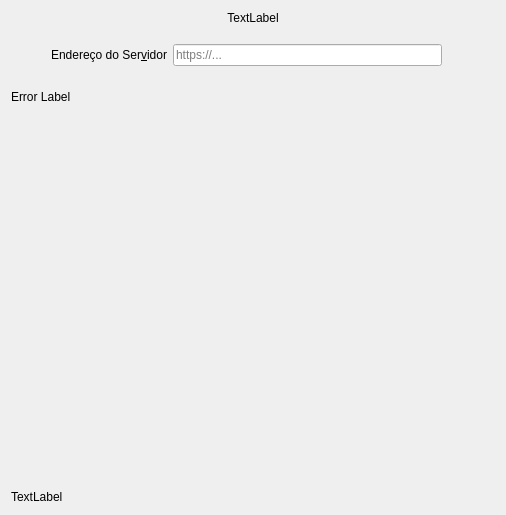
<?xml version="1.0" encoding="UTF-8"?>
<ui version="4.0">
 <class>OwncloudSetupPage</class>
 <widget class="QWidget" name="OwncloudSetupPage">
  <property name="geometry">
   <rect>
    <x>0</x>
    <y>0</y>
    <width>506</width>
    <height>515</height>
   </rect>
  </property>
  <property name="sizePolicy">
   <sizepolicy hsizetype="Preferred" vsizetype="Maximum">
    <horstretch>0</horstretch>
    <verstretch>0</verstretch>
   </sizepolicy>
  </property>
  <property name="windowTitle">
   <string>Form</string>
  </property>
  <layout class="QGridLayout" name="gridLayout">
   <item row="0" column="0">
    <widget class="QLabel" name="topLabel">
     <property name="sizePolicy">
      <sizepolicy hsizetype="Preferred" vsizetype="Fixed">
       <horstretch>0</horstretch>
       <verstretch>0</verstretch>
      </sizepolicy>
     </property>
     <property name="text">
      <string>TextLabel</string>
     </property>
     <property name="textFormat">
      <enum>Qt::RichText</enum>
     </property>
     <property name="alignment">
      <set>Qt::AlignCenter</set>
     </property>
     <property name="wordWrap">
      <bool>true</bool>
     </property>
    </widget>
   </item>
   <item row="1" column="0">
    <layout class="QHBoxLayout" name="horizontalLayout_2">
     <item>
      <spacer name="horizontalSpacer">
       <property name="orientation">
        <enum>Qt::Horizontal</enum>
       </property>
       <property name="sizeType">
        <enum>QSizePolicy::Minimum</enum>
       </property>
       <property name="sizeHint" stdset="0">
        <size>
         <width>40</width>
         <height>20</height>
        </size>
       </property>
      </spacer>
     </item>
     <item>
      <layout class="QVBoxLayout" name="verticalLayout">
       <item>
        <spacer name="verticalSpacer_2">
         <property name="orientation">
          <enum>Qt::Vertical</enum>
         </property>
         <property name="sizeType">
          <enum>QSizePolicy::Minimum</enum>
         </property>
         <property name="sizeHint" stdset="0">
          <size>
           <width>20</width>
           <height>13</height>
          </size>
         </property>
        </spacer>
       </item>
       <item>
        <layout class="QHBoxLayout" name="horizontalLayout">
         <item>
          <widget class="QLabel" name="label_2">
           <property name="text">
            <string>Endereço do Ser&amp;vidor</string>
           </property>
           <property name="buddy">
            <cstring>leUrl</cstring>
           </property>
          </widget>
         </item>
         <item>
          <widget class="OCC::PostfixLineEdit" name="leUrl">
           <property name="sizePolicy">
            <sizepolicy hsizetype="MinimumExpanding" vsizetype="Preferred">
             <horstretch>0</horstretch>
             <verstretch>0</verstretch>
            </sizepolicy>
           </property>
           <property name="placeholderText">
            <string>https://...</string>
           </property>
          </widget>
         </item>
         <item>
          <widget class="QLabel" name="urlLabel">
           <property name="text">
            <string/>
           </property>
          </widget>
         </item>
        </layout>
       </item>
       <item>
        <spacer name="verticalSpacer_3">
         <property name="orientation">
          <enum>Qt::Vertical</enum>
         </property>
         <property name="sizeType">
          <enum>QSizePolicy::Minimum</enum>
         </property>
         <property name="sizeHint" stdset="0">
          <size>
           <width>20</width>
           <height>18</height>
          </size>
         </property>
        </spacer>
       </item>
      </layout>
     </item>
     <item>
      <spacer name="horizontalSpacer_2">
       <property name="orientation">
        <enum>Qt::Horizontal</enum>
       </property>
       <property name="sizeType">
        <enum>QSizePolicy::Minimum</enum>
       </property>
       <property name="sizeHint" stdset="0">
        <size>
         <width>40</width>
         <height>20</height>
        </size>
       </property>
      </spacer>
     </item>
    </layout>
   </item>
   <item row="2" column="0">
    <widget class="QLabel" name="errorLabel">
     <property name="sizePolicy">
      <sizepolicy hsizetype="MinimumExpanding" vsizetype="Maximum">
       <horstretch>0</horstretch>
       <verstretch>0</verstretch>
      </sizepolicy>
     </property>
     <property name="text">
      <string>Error Label</string>
     </property>
     <property name="textFormat">
      <enum>Qt::RichText</enum>
     </property>
     <property name="openExternalLinks">
      <bool>true</bool>
     </property>
    </widget>
   </item>
   <item row="3" column="0">
    <spacer name="verticalSpacer">
     <property name="orientation">
      <enum>Qt::Vertical</enum>
     </property>
     <property name="sizeType">
      <enum>QSizePolicy::MinimumExpanding</enum>
     </property>
     <property name="sizeHint" stdset="0">
      <size>
       <width>20</width>
       <height>200</height>
      </size>
     </property>
    </spacer>
   </item>
   <item row="4" column="0">
    <layout class="QHBoxLayout" name="resultLayout">
     <property name="spacing">
      <number>0</number>
     </property>
    </layout>
   </item>
   <item row="5" column="0">
    <widget class="QLabel" name="bottomLabel">
     <property name="text">
      <string>TextLabel</string>
     </property>
     <property name="textFormat">
      <enum>Qt::RichText</enum>
     </property>
    </widget>
   </item>
  </layout>
 </widget>
 <customwidgets>
  <customwidget>
   <class>OCC::PostfixLineEdit</class>
   <extends>QLineEdit</extends>
   <header>wizard/postfixlineedit.h</header>
  </customwidget>
 </customwidgets>
 <resources/>
 <connections/>
</ui>
